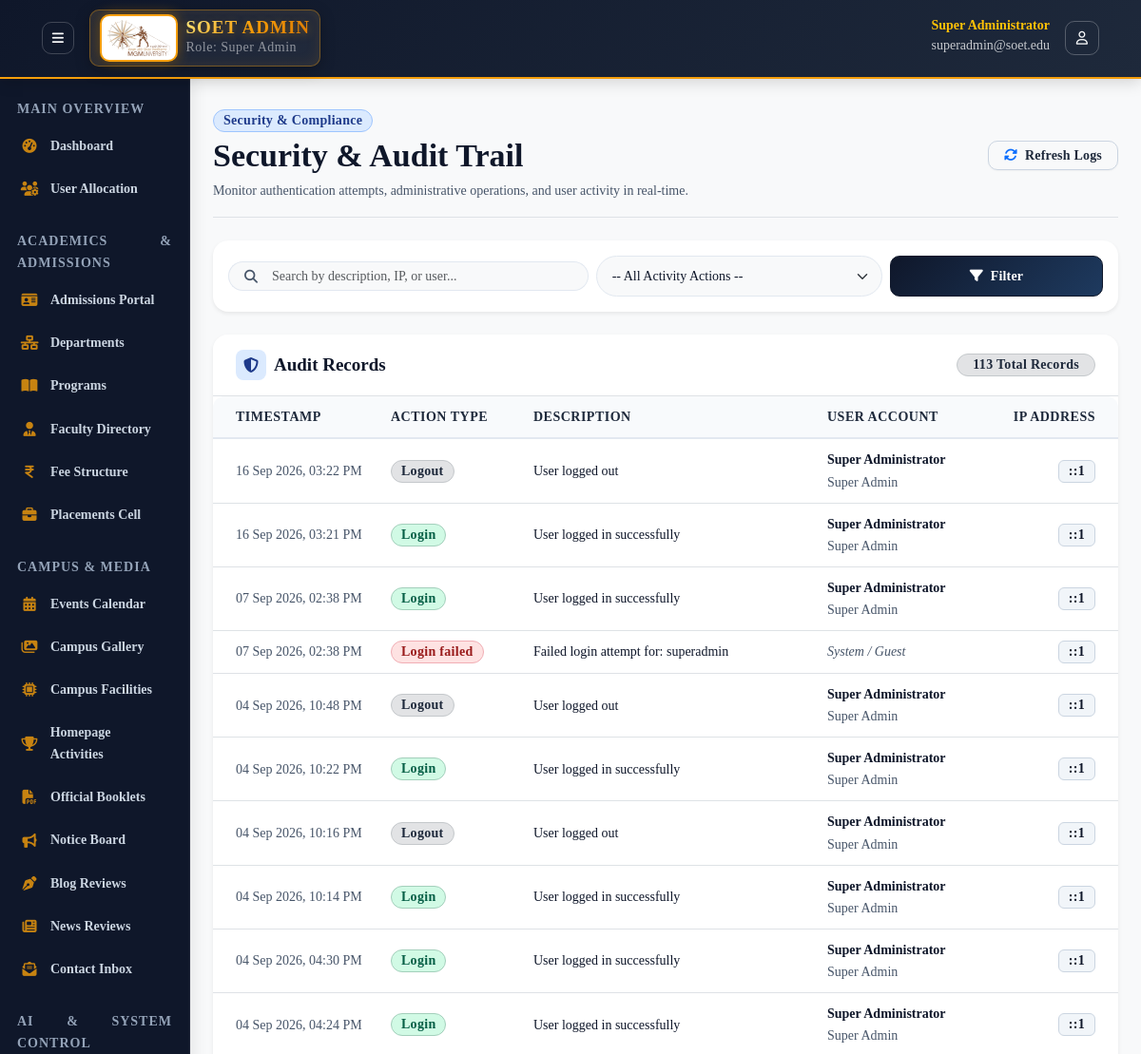
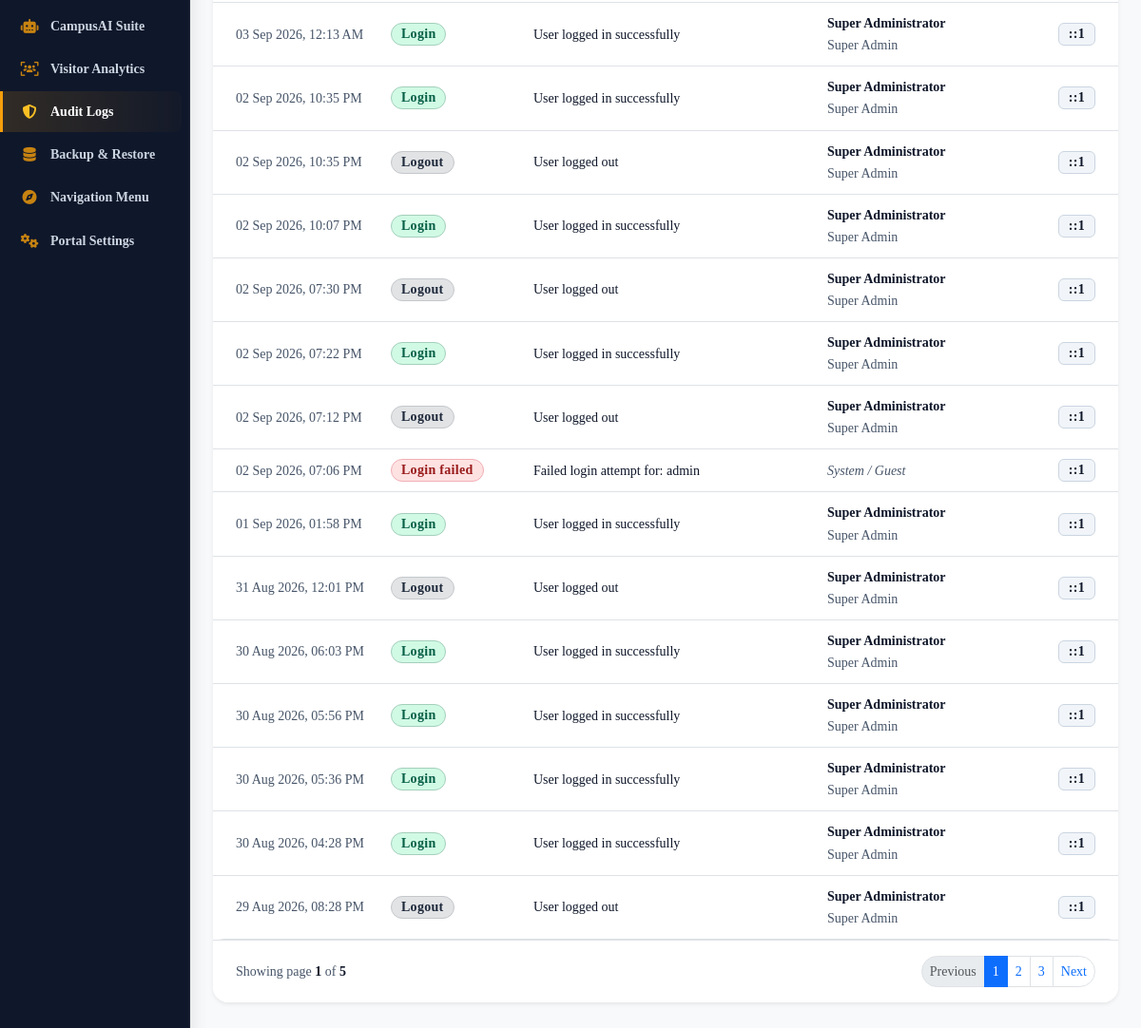
/admin/modules/logs.php (signed in), run on the app's committed database (2 pictures, top to bottom).
### tables this page shows
CREATE TABLE `activity_logs` (
  `id` int(11) NOT NULL AUTO_INCREMENT,
  `user_id` int(11) DEFAULT NULL,
  `action` varchar(50) NOT NULL,
  `description` text NOT NULL,
  `ip_address` varchar(45) NOT NULL,
  `user_agent` varchar(255) NOT NULL,
  `created_at` timestamp NOT NULL DEFAULT current_timestamp(),
  PRIMARY KEY (`id`),
  KEY `user_id` (`user_id`),
  CONSTRAINT `activity_logs_ibfk_1` FOREIGN KEY (`user_id`) REFERENCES `users` (`id`) ON DELETE SET NULL
);

CREATE TABLE `users` (
  `id` int(11) NOT NULL AUTO_INCREMENT,
  `username` varchar(50) NOT NULL,
  `password` varchar(255) NOT NULL,
  `full_name` varchar(100) NOT NULL,
  `email` varchar(100) NOT NULL,
  `role_id` int(11) NOT NULL,
  `department_id` int(11) DEFAULT NULL,
  `permissions` text DEFAULT NULL,
  `is_active` tinyint(1) DEFAULT 1,
  `last_login` datetime DEFAULT NULL,
  `created_at` timestamp NOT NULL DEFAULT current_timestamp(),
  PRIMARY KEY (`id`),
  UNIQUE KEY `username` (`username`),
  UNIQUE KEY `email` (`email`),
  KEY `role_id` (`role_id`),
  KEY `department_id` (`department_id`),
  CONSTRAINT `users_ibfk_1` FOREIGN KEY (`role_id`) REFERENCES `roles` (`id`),
  CONSTRAINT `users_ibfk_2` FOREIGN KEY (`department_id`) REFERENCES `departments` (`id`) ON DELETE SET NULL
);

CREATE TABLE `roles` (
  `id` int(11) NOT NULL AUTO_INCREMENT,
  `name` varchar(50) NOT NULL,
  `permissions` text NOT NULL,
  `created_at` timestamp NOT NULL DEFAULT current_timestamp(),
  PRIMARY KEY (`id`),
  UNIQUE KEY `name` (`name`)
);

### core/Database.php (called while the page is built, shortened)
<?php
class Database
{
    private static ?Database $instance = null;
    private PDO $pdo;
    private function __construct()
    {
        $options = [
            PDO::ATTR_ERRMODE            => PDO::ERRMODE_EXCEPTION,
            PDO::ATTR_DEFAULT_FETCH_MODE => PDO::FETCH_ASSOC,
            PDO::ATTR_EMULATE_PREPARES   => false,
            PDO::ATTR_TIMEOUT            => 3,
        ];
        $rawHost = defined('DB_HOST') ? DB_HOST : '127.0.0.1';
        $port = defined('DB_PORT') ? DB_PORT : '3307';
        $dbName = defined('DB_NAME') ? DB_NAME : 'soet_college';
        $dbUser = defined('DB_USER') ? DB_USER : 'root';
        $dbPass = defined('DB_PASS') ? DB_PASS : '';
        $charset = defined('DB_CHARSET') ? DB_CHARSET : 'utf8mb4';
        $host = $rawHost;
        $dsnCandidates = [
            "mysql:host={$host};port={$port};dbname={$dbName};charset={$charset}",
            "mysql:host=127.0.0.1;port=3307;dbname={$dbName};charset={$charset}",
            "mysql:host=localhost;port=3307;dbname={$dbName};charset={$charset}",
            "mysql:host=127.0.0.1;port=3306;dbname={$dbName};charset={$charset}",
            "mysql:host=localhost;dbname={$dbName};charset={$charset}"
        ];
        $firstException = null;
        foreach (array_unique($dsnCandidates) as $dsn) {
            try {
                $this->pdo = new PDO($dsn, $dbUser, $dbPass, $options);
                return;
            } catch (PDOException $e) {
                if ($firstException === null) {
                    $firstException = $e;
                }
                $lastException = $e;
            }
        }
    }
    public static function getInstance(): Database
    {
        if (self::$instance === null) {
            self::$instance = new self();
        }
        return self::$instance;
    }
    public function query(string $sql, array $params = []): PDOStatement
    {
        $stmt = $this->pdo->prepare($sql);
        $stmt->execute($params);
        return $stmt;
    }
    public function fetchAll(string $sql, array $params = []): array
    {
        return $this->query($sql, $params)->fetchAll();
    }
    public function fetchOne(string $sql, array $params = []): ?array
    {
        $result = $this->query($sql, $params)->fetch();
        return $result ?: null;
    }
}

### core/ContentManager.php (called while the page is built, shortened)
<?php
class ContentManager
{
    public Database $db;
    public function __construct()
    {
        $this->db = Database::getInstance();
    }
    public function getActivityLogs(int $limit = 50, int $offset = 0, ?string $action = null, ?string $search = null): array
    {
        $sql = "SELECT l.*, u.username, u.full_name, r.name as role_name
                FROM activity_logs l
                LEFT JOIN users u ON l.user_id = u.id
                LEFT JOIN roles r ON u.role_id = r.id
                WHERE 1=1";
        $params = [];
        $sql .= " ORDER BY l.created_at DESC LIMIT ? OFFSET ?";
        $params[] = $limit;
        $params[] = $offset;
        return $this->db->fetchAll($sql, $params);
    }
}

### includes/functions.php (called while the page is built, shortened)
<?php
function formatDateTime(?string $datetime): string
{
    return date('d M Y, h:i A', strtotime($datetime));
}

### admin/modules/logs.php (the view, shortened to what this page needs)
<?php
include_once __DIR__ . '/../includes/header.php';
$cms = new ContentManager();
$db = Database::getInstance();
$actionFilter = isset($_GET['action_filter']) ? trim($_GET['action_filter']) : '';
$searchQuery = isset($_GET['search']) ? trim($_GET['search']) : '';
$page = max(1, (int)($_GET['page'] ?? 1));
$perPage = 25;
$offset = ($page - 1) * $perPage;
$countSql = "SELECT COUNT(*) as cnt FROM activity_logs l
             LEFT JOIN users u ON l.user_id = u.id
             WHERE 1=1";
$params = [];
$totalLogs = (int)($db->fetchOne($countSql, $params)['cnt'] ?? 0);
$totalPages = max(1, ceil($totalLogs / $perPage));
$logs = $cms->getActivityLogs($perPage, $offset, $actionFilter ?: null, $searchQuery ?: null);
?>
<div class="d-flex justify-content-between align-items-center pt-2 pb-3 mb-4 border-bottom flex-wrap gap-2">
    <div>
        <div class="d-flex align-items-center gap-2 mb-1">
            <span class="badge bg-primary-subtle text-primary border border-primary-subtle rounded-pill px-2.5 py-1" style="font-size: 14px;">Security &amp; Compliance</span>
        </div>
        <h2 class="font-display fw-extrabold text-dark mb-1">Security &amp; Audit Trail</h2>
        <p class="text-muted small mb-0">Monitor authentication attempts, administrative operations, and user activity in real-time.</p>
    </div>
    <div class="d-flex gap-2 align-items-center">
        <a href="logs.php" class="btn btn-outline-secondary btn-sm rounded-pill px-3 shadow-xs"><i class="fa-solid fa-rotate me-1 text-primary"></i> Refresh Logs</a>
    </div>
</div>
<div class="card border-0 shadow-sm rounded-4 bg-white mb-4">
    <div class="card-body p-3.5">
        <form method="GET" action="logs.php" class="row g-2 align-items-center">
            <div class="col-md-5">
                <div class="input-group input-group-sm">
                    <span class="input-group-text bg-light border-end-0 rounded-start-pill text-muted ps-3"><i class="fa-solid fa-magnifying-glass"></i></span>
                    <input type="text" name="search" class="form-control bg-light border-start-0 rounded-end-pill pe-3" placeholder="Search by description, IP, or user..." value="<?php echo htmlspecialchars($searchQuery); ?>">
                </div>
            </div>
            <div class="col-md-4">
                <select name="action_filter" class="form-select form-select-sm rounded-pill px-3 bg-light">
                    <option value="">-- All Activity Actions --</option>
                </select>
            </div>
            <div class="col-md-3 d-flex gap-2">
                <button type="submit" class="btn btn-sm btn-primary rounded-pill px-3.5 flex-grow-1 font-semibold shadow-xs"><i class="fa-solid fa-filter me-1"></i> Filter</button>
            </div>
        </form>
    </div>
</div>
<div class="card border-0 shadow-sm rounded-4 bg-white overflow-hidden mb-4">
    <div class="card-header bg-white py-3 px-4 d-flex justify-content-between align-items-center flex-wrap gap-2 border-bottom">
        <div class="d-flex align-items-center gap-2">
            <div class="stat-icon-sm bg-primary-subtle text-primary rounded-3 d-inline-flex align-items-center justify-content-center" style="width: 32px; height: 32px;">
                <i class="fa-solid fa-shield-halved"></i>
            </div>
            <h5 class="mb-0 fw-bold text-dark">Audit Records</h5>
        </div>
        <span class="badge bg-secondary-subtle text-secondary border border-secondary-subtle rounded-pill px-3 py-1.5 fw-semibold"><?php echo number_format($totalLogs); ?> Total Records</span>
    </div>
    <div class="card-body p-0">
        <?php if (empty($logs)): ?>
            <div class="p-5 text-center text-muted">
                <i class="fa-solid fa-clipboard-check display-6 mb-3 text-secondary opacity-40 d-block"></i>
                <h6>No activity logs match your filter criteria.</h6>
            </div>
        <?php else: ?>
            <div class="table-responsive">
                <table class="table table-hover align-middle mb-0 small">
                    <thead class="table-light">
                        <tr>
                            <th class="ps-4" style="width: 170px;">Timestamp</th>
                            <th style="width: 150px;">Action Type</th>
                            <th>Description</th>
                            <th style="width: 180px;">User Account</th>
                            <th class="text-end pe-4" style="width: 140px;">IP Address</th>
                        </tr>
                    </thead>
                    <tbody>
                        <?php foreach ($logs as $log):
                            $badgeClass = 'bg-secondary-subtle text-secondary border-secondary-subtle';
                            if (strpos($log['action'], 'login') !== false) {
                                $badgeClass = ($log['action'] === 'login_failed') ? 'bg-danger-subtle text-danger border-danger-subtle' : 'bg-success-subtle text-success border-success-subtle';
                            } elseif (strpos($log['action'], 'create') !== false || strpos($log['action'], 'insert') !== false) {
                                $badgeClass = 'bg-primary-subtle text-primary border-primary-subtle';
                            } elseif (strpos($log['action'], 'update') !== false || strpos($log['action'], 'edit') !== false) {
                                $badgeClass = 'bg-info-subtle text-info-emphasis border-info-subtle';
                            } elseif (strpos($log['action'], 'delete') !== false) {
                                $badgeClass = 'bg-danger-subtle text-danger border-danger-subtle';
                            }
                        ?>
                            <tr>
                                <td class="ps-4 text-nowrap text-muted"><?php echo formatDateTime($log['created_at']); ?></td>
                                <td>
                                    <span class="badge <?php echo $badgeClass; ?> border rounded-pill px-2.5 py-1 font-semibold">
                                        <?php echo htmlspecialchars(ucfirst(str_replace('_', ' ', $log['action']))); ?>
                                    </span>
                                </td>
                                <td><span class="text-dark fw-medium"><?php echo htmlspecialchars($log['description']); ?></span></td>
                                <td>
                                    <?php if ($log['username']): ?>
                                        <div class="fw-semibold text-dark"><?php echo htmlspecialchars($log['full_name'] ?: $log['username']); ?></div>
                                        <small class="text-muted d-block"><?php echo htmlspecialchars($log['role_name'] ?? 'User'); ?></small>
                                    <?php else: ?>
                                        <span class="text-muted fst-italic">System / Guest</span>
                                    <?php endif; ?>
                                </td>
                                <td class="text-end pe-4"><span class="badge bg-light text-dark border font-monospace"><?php echo htmlspecialchars($log['ip_address']); ?></span></td>
                            </tr>
                        <?php endforeach; ?>
                    </tbody>
                </table>
            </div>
        <?php endif; ?>
    </div>
    <?php if ($totalPages > 1): ?>
        <div class="card-footer bg-white py-3 px-4 border-top d-flex justify-content-between align-items-center flex-wrap gap-2">
            <span class="text-muted small">Showing page <strong><?php echo $page; ?></strong> of <strong><?php echo $totalPages; ?></strong></span>
            <ul class="pagination pagination-sm mb-0">
                <li class="page-item <?php echo $page <= 1 ? 'disabled' : ''; ?>">
                    <a class="page-link rounded-start-pill" href="?page=<?php echo $page - 1; ?>&search=<?php echo urlencode($searchQuery); ?>&action_filter=<?php echo urlencode($actionFilter); ?>">Previous</a>
                </li>
                <?php for ($i = max(1, $page - 2); $i <= min($totalPages, $page + 2); $i++): ?>
                    <li class="page-item <?php echo $i === $page ? 'active' : ''; ?>">
                        <a class="page-link" href="?page=<?php echo $i; ?>&search=<?php echo urlencode($searchQuery); ?>&action_filter=<?php echo urlencode($actionFilter); ?>"><?php echo $i; ?></a>
                    </li>
                <?php endfor; ?>
                <li class="page-item <?php echo $page >= $totalPages ? 'disabled' : ''; ?>">
                    <a class="page-link rounded-end-pill" href="?page=<?php echo $page + 1; ?>&search=<?php echo urlencode($searchQuery); ?>&action_filter=<?php echo urlencode($actionFilter); ?>">Next</a>
                </li>
            </ul>
        </div>
    <?php endif; ?>
</div>
<?php include_once __DIR__ . '/../includes/footer.php'; ?>

### assets/css/admin.css (style rules this page uses)
body, .admin-top-navbar, .admin-sidebar, .admin-card, .admin-table, button, input, select, textarea, .btn, .nav-link, .dropdown-item { font-family: 'Times New Roman', Times, 'Liberation Serif', Georgia, serif !important; }

### data on the page
activity_logs: created_at "16 Sep 2026, 03:22 PM", action "Logout", description "User logged out", user.full_name "Super Administrator", roles.name "Super Admin", ip_address "::1"
activity_logs: created_at "16 Sep 2026, 03:21 PM", action "Login", description "User logged in successfully", user.full_name "Super Administrator", roles.name "Super Admin", ip_address "::1"
activity_logs: created_at "07 Sep 2026, 02:38 PM", action "Login", description "User logged in successfully", user.full_name "Super Administrator", roles.name "Super Admin", ip_address "::1"
activity_logs: created_at "07 Sep 2026, 02:38 PM", action "Login failed", description "Failed login attempt for: superadmin", shows "System / Guest", ip_address "::1"
activity_logs: created_at "04 Sep 2026, 10:48 PM", action "Logout", description "User logged out", user.full_name "Super Administrator", roles.name "Super Admin", ip_address "::1"
activity_logs: created_at "04 Sep 2026, 10:22 PM", action "Login", description "User logged in successfully", user.full_name "Super Administrator", roles.name "Super Admin", ip_address "::1"
activity_logs: created_at "04 Sep 2026, 10:16 PM", action "Logout", description "User logged out", user.full_name "Super Administrator", roles.name "Super Admin", ip_address "::1"
activity_logs: created_at "04 Sep 2026, 10:14 PM", action "Login", description "User logged in successfully", user.full_name "Super Administrator", roles.name "Super Admin", ip_address "::1"
activity_logs: created_at "04 Sep 2026, 04:30 PM", action "Login", description "User logged in successfully", user.full_name "Super Administrator", roles.name "Super Admin", ip_address "::1"
activity_logs: created_at "04 Sep 2026, 04:24 PM", action "Login", description "User logged in successfully", user.full_name "Super Administrator", roles.name "Super Admin", ip_address "::1"
activity_logs: created_at "03 Sep 2026, 12:13 AM", action "Login", description "User logged in successfully", user.full_name "Super Administrator", roles.name "Super Admin", ip_address "::1"
activity_logs: created_at "02 Sep 2026, 10:35 PM", action "Login", description "User logged in successfully", user.full_name "Super Administrator", roles.name "Super Admin", ip_address "::1"
activity_logs: created_at "02 Sep 2026, 10:35 PM", action "Logout", description "User logged out", user.full_name "Super Administrator", roles.name "Super Admin", ip_address "::1"
activity_logs: created_at "02 Sep 2026, 10:07 PM", action "Login", description "User logged in successfully", user.full_name "Super Administrator", roles.name "Super Admin", ip_address "::1"
activity_logs: created_at "02 Sep 2026, 07:30 PM", action "Logout", description "User logged out", user.full_name "Super Administrator", roles.name "Super Admin", ip_address "::1"
activity_logs: created_at "02 Sep 2026, 07:22 PM", action "Login", description "User logged in successfully", user.full_name "Super Administrator", roles.name "Super Admin", ip_address "::1"
activity_logs: created_at "02 Sep 2026, 07:12 PM", action "Logout", description "User logged out", user.full_name "Super Administrator", roles.name "Super Admin", ip_address "::1"
activity_logs: created_at "02 Sep 2026, 07:06 PM", action "Login failed", description "Failed login attempt for: admin", shows "System / Guest", ip_address "::1"
activity_logs: created_at "01 Sep 2026, 01:58 PM", action "Login", description "User logged in successfully", user.full_name "Super Administrator", roles.name "Super Admin", ip_address "::1"
activity_logs: created_at "31 Aug 2026, 12:01 PM", action "Logout", description "User logged out", user.full_name "Super Administrator", roles.name "Super Admin", ip_address "::1"
activity_logs: created_at "30 Aug 2026, 06:03 PM", action "Login", description "User logged in successfully", user.full_name "Super Administrator", roles.name "Super Admin", ip_address "::1"
activity_logs: created_at "30 Aug 2026, 05:56 PM", action "Login", description "User logged in successfully", user.full_name "Super Administrator", roles.name "Super Admin", ip_address "::1"
activity_logs: created_at "30 Aug 2026, 05:36 PM", action "Login", description "User logged in successfully", user.full_name "Super Administrator", roles.name "Super Admin", ip_address "::1"
activity_logs: created_at "30 Aug 2026, 04:28 PM", action "Login", description "User logged in successfully", user.full_name "Super Administrator", roles.name "Super Admin", ip_address "::1"
activity_logs: created_at "29 Aug 2026, 08:28 PM", action "Logout", description "User logged out", user.full_name "Super Administrator", roles.name "Super Admin", ip_address "::1"

### other printed values
$user['role_name'] "Super Admin"
$user['full_name'] "Super Administrator"
$user['email'] "superadmin@soet.edu"
$totalLogs "113"
$page "1"
$totalPages "5"
